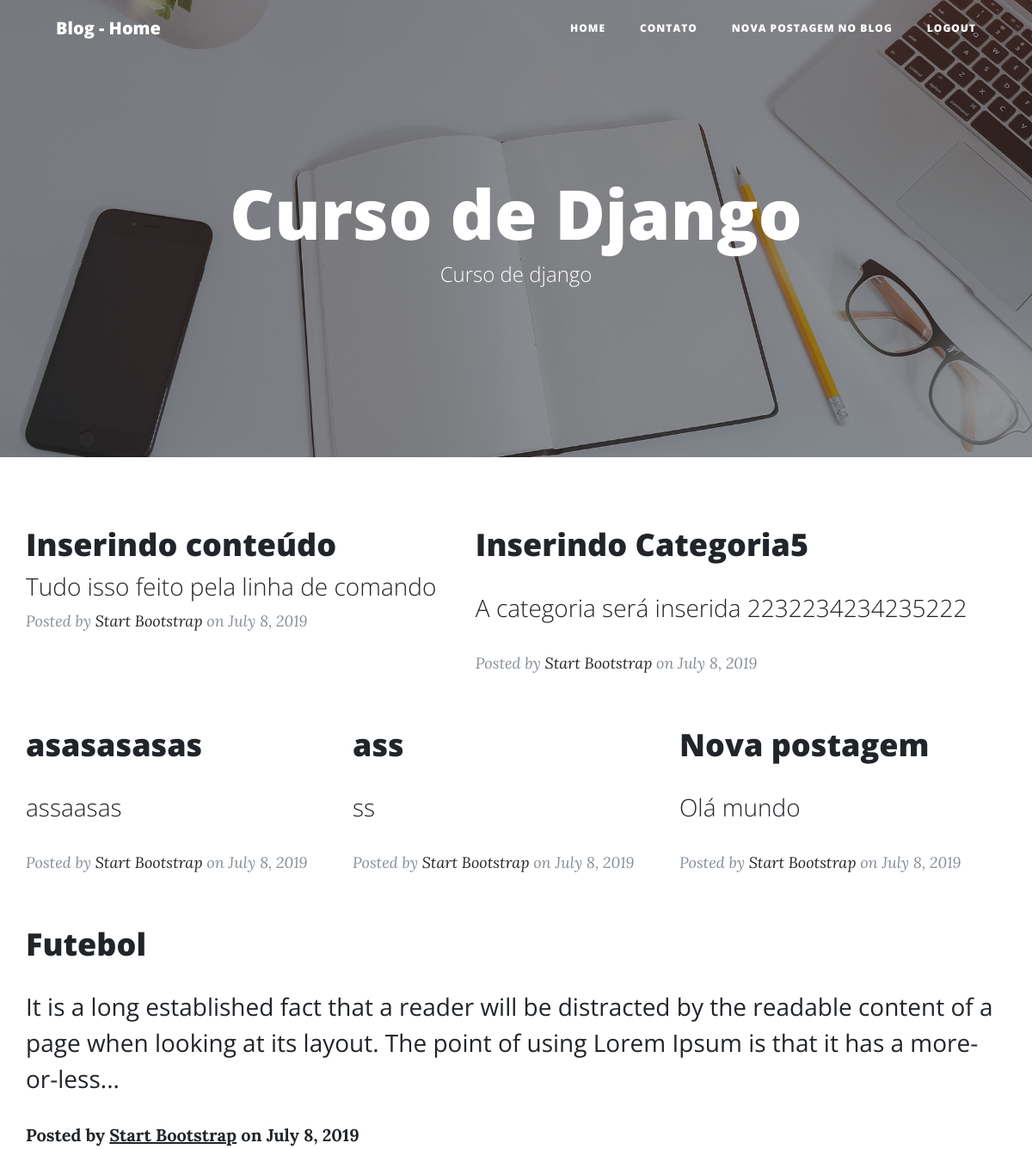
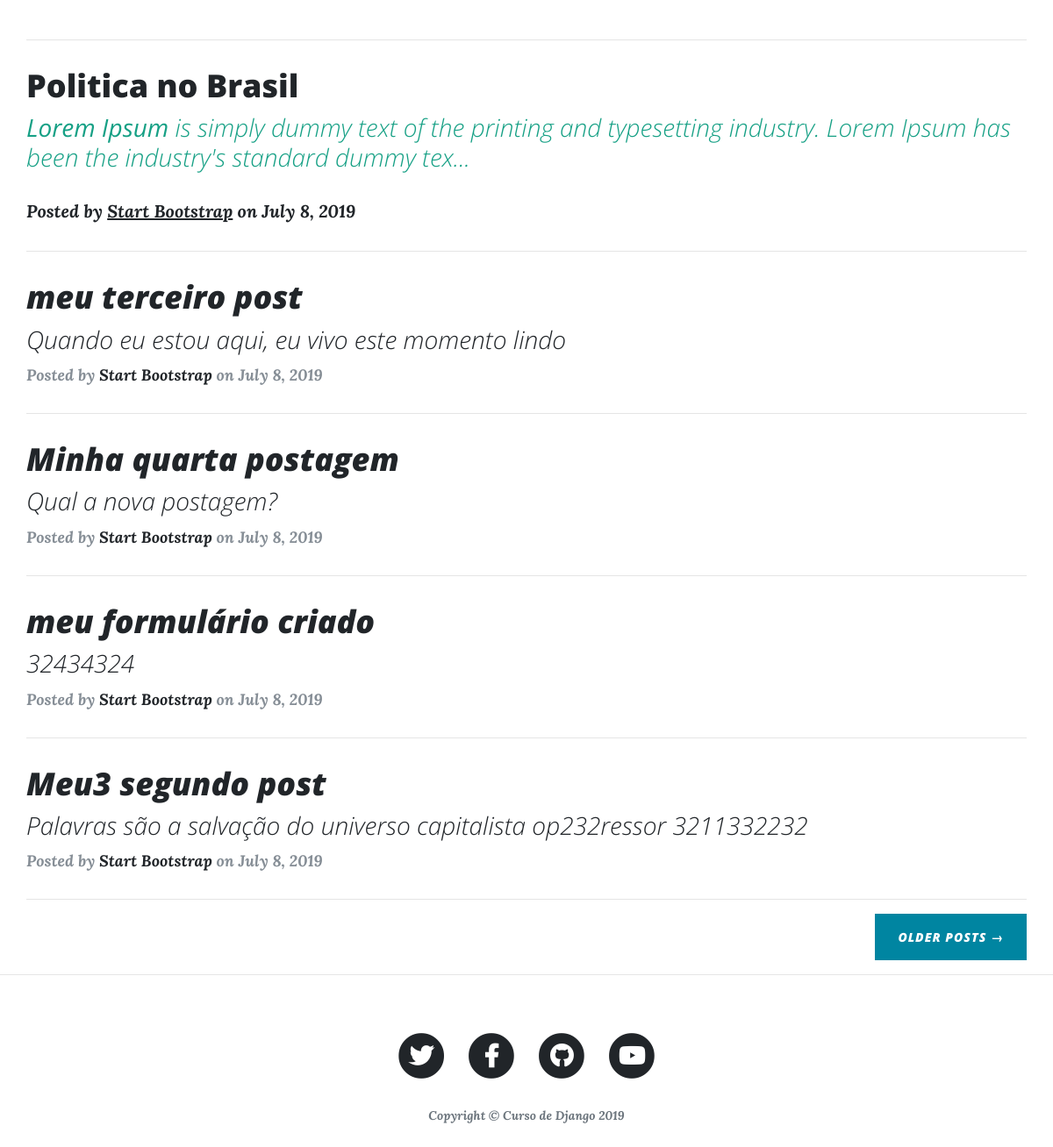
The app's page / (signed in) with its own data (2 pictures, top to bottom).
### blog/models.py (models this page shows, shortened)
class Post(models.Model):
    STATUS = (
        ("rascunho", "Rascunho"),
        ("publicado", "Publicado")
        )
    titulo = models.CharField(max_length=250, verbose_name="Título")
    slug = models.SlugField(max_length=250)
    autor = models.ForeignKey(User, on_delete=models.CASCADE)
    conteudo = RichTextField(verbose_name="Conteúdo")
    publicado = models.DateTimeField(default=timezone.now)
    criado = models.DateTimeField(auto_now_add=True)
    alterado = models.DateTimeField(auto_now=True)
    status = models.CharField(max_length=10,
                            choices = STATUS, default="rascunho"
    )
    categoria = models.ManyToManyField(Category, related_name='get_posts' )
    imagem = models.ImageField(upload_to="blog", blank=True, null=True)
    objects = models.Manager()
    published = PublishedManager()
    def get_absolute_url(self):
        return reverse('post_detail', args=[self.slug])
    class Meta:
        ordering= ("-publicado", )

### blog/views.py (the view)
# urls.py: path('', views.BlogListView.as_view(), name="home"),
class BlogListView(ListView):
    model = Post
    template_name = 'blog/home.html'

### social/processors.py (called while the page is built)
def cxt_social(request):
    cxt_dict = {}
    links = Link.objects.all()
    for link in links:
        cxt_dict[link.chave] = link.url
    return cxt_dict

### blog/templates/blog/home.html (shortened to what this page needs)
{% extends 'base.html' %}
{% load static %}
{% block header %}
<header class="masthead" style="background-image: url({% static 'img/home-bg.jpg' %})">
  <div class="overlay"></div>
  <div class="container">
    <div class="row">
      <div class="col-lg-8 col-md-10 mx-auto">
        <div class="site-heading">
          <h1>Curso de Django</h1>
          <span class="subheading">Curso de django</span>
        </div>
      </div>
    </div>
  </div>
</header>
{% endblock header %}
{% block content %}
    {% for post in object_list %}
        <div class="post-preview">
            <a href="{{post.get_absolute_url}}">
              <h2 class="post-title">
               {{ post.titulo }}
              </h2>
              <h3 class="post-subtitle">
                    {{ post.conteudo|safe|truncatechars:"200" }}
              </h3>
            </a>
            <p class="post-meta">Posted by
              <a href="#">Start Bootstrap</a>
              on July 8, 2019</p>
        </div>
        <hr>
    {% endfor %}
    <div class="clearfix">
      <a class="btn btn-primary float-right" href="#">Older Posts &rarr;</a>
    </div>
{% endblock content %}

### records on screen
Post: titulo "Inserindo conteúdo", conteudo "Tudo isso feito pela linha de comando"
Post: titulo "Inserindo Categoria5", conteudo "A categoria será inserida 2232234234235222"
Post: titulo "asasasasas", conteudo "assaasas"
Post: titulo "ass", conteudo "ss"
Post: titulo "Nova postagem", conteudo "Olá mundo"
Post: titulo "Futebol", conteudo "It is a long established fact that a reader will be distracted by the readable content of a page when looking at its layout. The point of using Lorem Ipsum is that it has a more-or-less..."
Post: titulo "Politica no Brasil", conteudo "Lorem Ipsum is simply dummy text of the printing and typesetting industry. Lorem Ipsum has been the industry's standard dummy tex..."
Post: titulo "meu terceiro post", conteudo "Quando eu estou aqui, eu vivo este momento lindo"
Post: titulo "Minha quarta postagem", conteudo "Qual a nova postagem?"
Post: titulo "meu formulário criado", conteudo "32434324"
Post: titulo "Meu3 segundo post", conteudo "Palavras são a salvação do universo capitalista op232ressor 3211332232"
